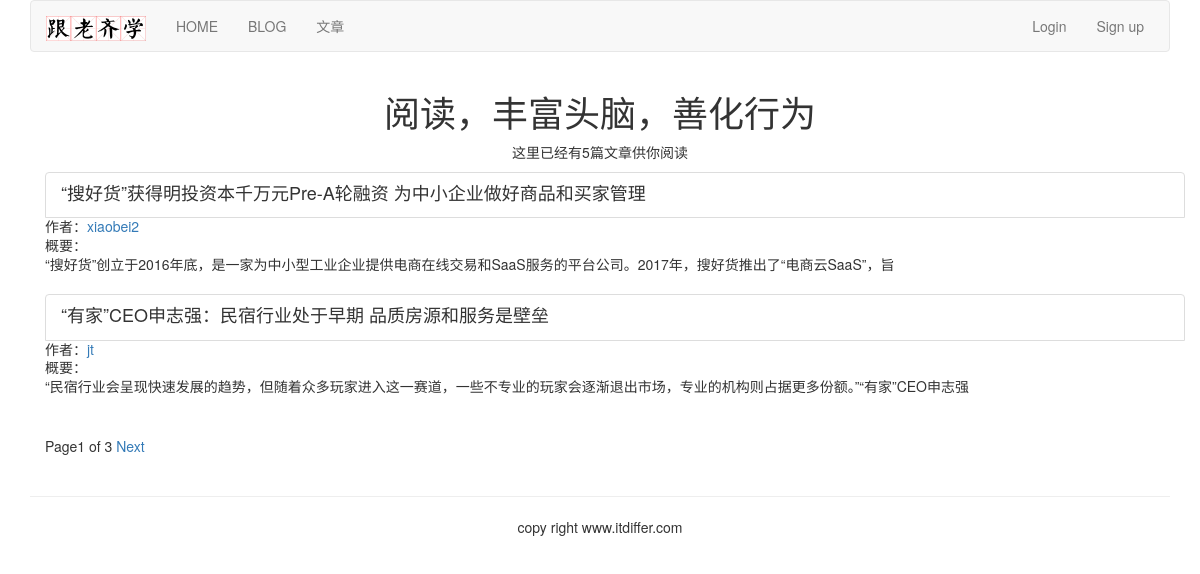
The page /article/list-article-titles/ on the database its author committed.
### article/models.py (models this page shows, shortened)
class ArticlePost(models.Model):
    author = models.ForeignKey(User, related_name="article", on_delete=models.CASCADE)
    title = models.CharField(max_length=200)
    slug = models.SlugField(max_length=500)
    column = models.ForeignKey(ArticleColumn, related_name="article_column", on_delete=models.CASCADE)
    body = models.TextField()
    created = models.DateTimeField(default=timezone.now())
    updated = models.DateTimeField(auto_now=True)
    users_like = models.ManyToManyField(User, related_name="articles_like", blank=True)
    article_tag = models.ManyToManyField(ArticleTag, related_name='article_tag', blank=True)
    class Meta:
        ordering = ("title",)
        index_together = (('id', 'slug'),)
    def get_absolute_url(self):
        return reverse("article:article_detail", args=[self.id, self.slug])
    def get_url_path(self):
        return reverse("article:list_article_detail", args=[self.id, self.slug])

### article/list_views.py (the view)
# urls.py: url(r'^list-article-titles/(?P<username>[-\w]+)/$', list_views.article_titles, name="author_articles"),
def article_titles(request, username=None):
    if username:
        user = User.objects.get(username=username)
        articles_title = ArticlePost.objects.filter(author=user)
        try:
            userinfo = user.userinfo
        except:
            userinfo = None
    else:
        articles_title = ArticlePost.objects.all()
    paginator = Paginator(articles_title, 2)
    page = request.GET.get("page")
    try:
        current_page = paginator.page(page)
        articles = current_page.object_list
    except PageNotAnInteger:
        current_page = paginator.page(1)
        articles = current_page.object_list
    except EmptyPage:
        current_page = paginator.page(paginator.num_pages)
        articles = current_page.object_list
    if username:
        return render(request, "article/list/author_articles.html",
                      {"articles": articles, "page": current_page, "userinfo": userinfo, "user": user})
    return render(request, "article/list/article_titles.html", {"articles": articles, "page": current_page})

### article/templatetags/article_tags.py (called while the page is built)
@register.simple_tag
def total_articles():
    return ArticlePost.objects.count()

### templates/article/list/article_titles.html (shortened to what this page needs)
{% extends "base.html" %}
{% load article_tags %}
{% block content %}
<div class="row text-center vertical-middle-sm">
    <h1>阅读，丰富头脑，善化行为</h1>
    <p>这里已经有{% total_articles %}篇文章供你阅读</p>
</div>
<div class="container">
    {% for article in articles %}
    <div class="list-group">
        <a href="{{article.get_url_path}}" class="list-group-item" active>
            <h4 class="list-group-item-heading">{{article.title}}</h4>
        </a>
        <p class="list-group-item-text">作者：<a href="{% url 'article:author_articles' article.author.username %}">{{article.author.username}}</a>
        </p>
        <p class="list-group-item-text">概要：{{article.body|slice:'70'|linebreaks}}</p>
    </div>
    {% endfor %}
    {% include "paginator.html" %}
</div>
{% endblock %}

### rows shown on the page
ArticlePost: title "“搜好货”获得明投资本千万元Pre-A轮融资 为中小企业做好商品和买家管理", author.username "xiaobei2", body "“搜好货”创立于2016年底，是一家为中小型工业企业提供电商在线交易和SaaS服务的平台公司。2017年，搜好货推出了“电商云SaaS”，旨"
ArticlePost: title "“有家”CEO申志强：民宿行业处于早期 品质房源和服务是壁垒", author.username "jt", body "“民宿行业会呈现快速发展的趋势，但随着众多玩家进入这一赛道，一些不专业的玩家会逐渐退出市场，专业的机构则占据更多份额。”“有家”CEO申志强"

### other values the page prints
{{ page.number }} "1"
{{ page.paginator.num_pages }} "3"
